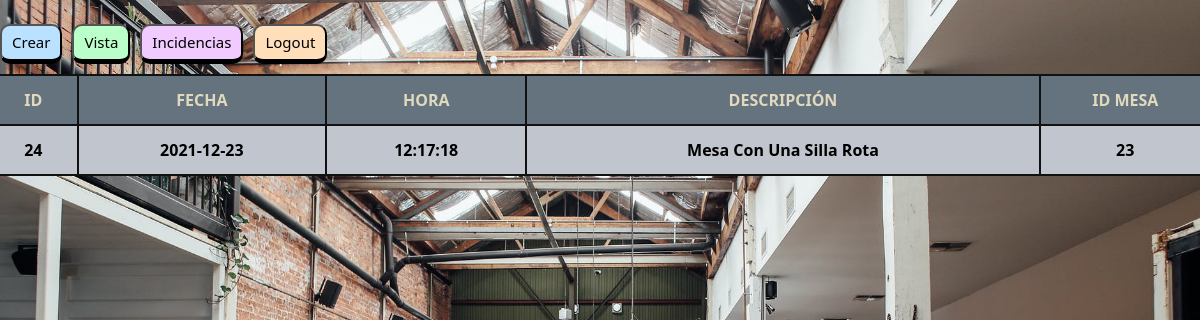
/process/copia_admin.php (signed in), run on an earlier commit of the app's database.
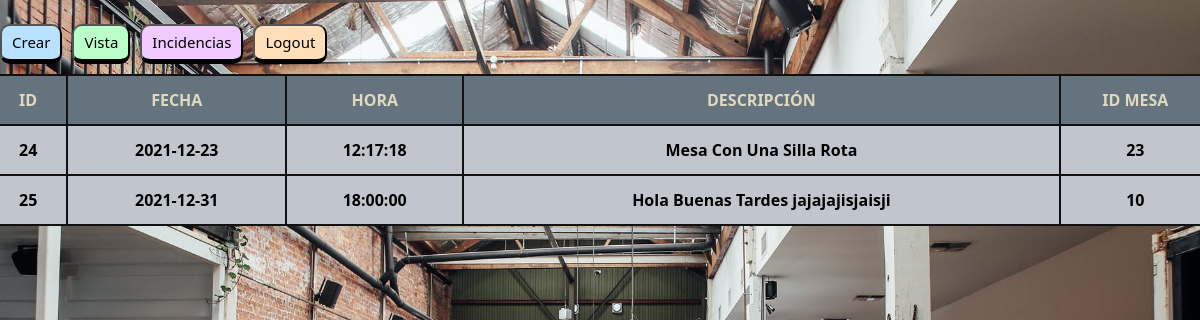
And on a later commit of the database.
### tables this page shows
CREATE TABLE `tbl_copia` (
  `id_incidencia` int(11) NOT NULL,
  `data_incidencia` date DEFAULT NULL,
  `hora_incidencia` time DEFAULT NULL,
  `desc_incidencia` varchar(250) DEFAULT NULL,
  `id_mesa` int(11) DEFAULT NULL
);

### process/copia_admin.php (the view, shortened to what this page needs)
<?php
    include '../services/conexion.php';
    if (!$_SESSION['nombre_admin']=="") {?>
        <!DOCTYPE html>
        <html lang="en">
        <head>
            <link rel="stylesheet" href="../css/styles.css">
            <link href="https://cdn.jsdelivr.net/npm/bootstrap@5.1.3/dist/css/bootstrap.min.css" rel="stylesheet">
        </head>
        <body class="region-admin" id="incidencias">
            <br>
            <div>
                <form action="../process/crear-inci.php" method="POST">
                    <button class= "botonCre" type="submit" name="Crear" value="Crear">Crear</button>
                </form>
                <form action="../view/control_admin.php" method="POST">
                    <button id="crl_adm" class= "botonCre" type="submit" name="logout" value="logout">Vista</button>
                </form>
                <form action="../process/incidencias_admin.php" method="POST">
                    <button class= "botonCre" id="inci_copia" type="submit" name="Enviar" value="Enviar">Incidencias</button>
                </form>
                <form action="../process/logout.proc.php" method="POST">
                    <button id="logout" class= "botonCre" type="submit" name="logout" value="logout">Logout</button>
                </form>
            </div>
            <div class="row">
                    <?php
                        $sentencia=$pdo->prepare("SELECT * FROM tbl_copia");
                        $sentencia->execute();
                    ?>
                    <table class="tableAdmin">
                        <tr class="active">
                            <th>ID</th>
                            <th>FECHA</th>
                            <th>HORA</th>
                            <th>DESCRIPCIÓN</th>
                            <th>ID MESA</th>
                        </tr>
                        <?php
                            $listaIncidencias=$sentencia->fetchAll(PDO::FETCH_ASSOC);
                            foreach($listaIncidencias as $registro){
                        ?>
                        <tr>
                            <td><?php echo "{$registro['id_incidencia']}";?></td>
                            <td><?php echo "{$registro['data_incidencia']}";?></td>
                            <td><?php echo "{$registro['hora_incidencia']}";?></td>
                            <td><?php echo "{$registro['desc_incidencia']}";?></td>
                            <td><?php echo "{$registro['id_mesa']}";?></td>
                        </tr>
                        <?php } ?>
                    </table>
            </div>
        </body>
        </html>
    <?php
    }else{
        header('Location: ../view/login.php');
    }

### css/styles.css (style rules this page uses)
* { box-sizing: border-box; font-family: 'Segoe UI', Roboto, Oxygen, Ubuntu, Cantarell, 'Open Sans', 'Helvetica Neue', sans-serif; }
body { margin: 0; background-size: cover; background-attachment: fixed; padding: 10% 20px; text-align: center; }
:root { --marron1: #271301; --blanco: #fff; --azul2: #0F1923; }
button { float: center; }
.row:after { content: ""; display: table; clear: both; }
table { background-color: rgba(0, 0, 0, 0.05); }
body.region-admin { padding: 0px; min-height: 100vh; text-align: center; display: flex; flex-flow: column; margin: 0; background-size: cover; }
::placeholder { color: #fff; }
#incidencias { background-image: url("../img/img_fondo_inci.jpeg"); background-size: cover; background-repeat: no-repeat; }
.tableAdmin th { padding-top: 12px; padding-bottom: 12px; text-align: center; color: #E1D9BE; background-color: rgba(101, 115, 126); border: 2pt solid rgba(17, 17, 17); }
.tableAdmin td { padding: 8px; padding-top: 12px; padding-bottom: 12px; text-align: center; color: #000000; border: 2pt solid rgba(17, 17, 17); font-weight: bold; }
.tableAdmin tr { border-spacing: 0px 20px; border-left: 2pt solid rgba(17, 17, 17); border-right: 2pt solid rgba(17, 17, 17); border-top: 2pt solid rgba(17, 17, 17); border-bottom: 2pt solid rgba(17, 17, 17); background-color: rgba(192, 197, 206); }
.botonCre { padding: 5px 10px; margin: 0px 10px 10px 0px; float: right; border-radius: 10px; font-size: 15px; text-align: center; color: black; text-decoration: none; background-color: #bae1ff; border-color: black; border-bottom: 5px solid black; float: left; display: flex; }
#inci_copia { background-color: #f1cbff; }
#logout { background-color: #ffdfba; }
#crl_adm { background-color: #baffc9; }

What changed in the data, as far as the page shows it:
added tbl_copia: id_incidencia "25", data_incidencia "2021-12-31", hora_incidencia "18:00:00", desc_incidencia "Hola Buenas Tardes jajajajisjaisji", id_mesa "10"
